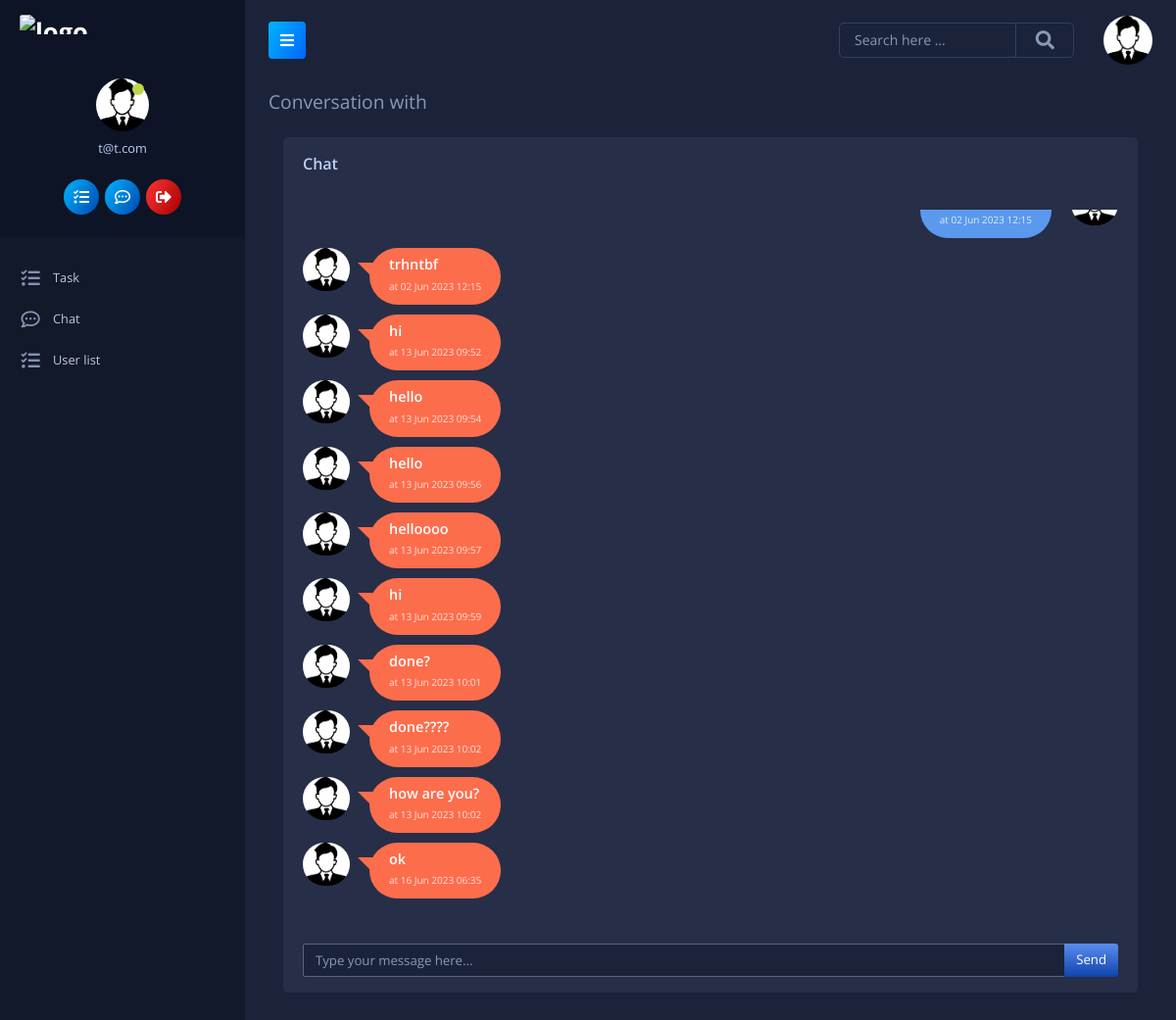
The app's page /conversation/ (signed in) with its own data.
### main/models.py (models this page shows, shortened)
class Message(models.Model):
    sender = models.ForeignKey(
        User,
        on_delete=models.CASCADE,
        related_name='sender')
    receiver = models.ForeignKey(
        User,
        on_delete=models.CASCADE,
        related_name='receiver')
    text = models.TextField(max_length=1000, blank=True, null=True)
    date = models.DateTimeField(auto_now_add=True)
    seen = models.BooleanField(default=False)

### main/views.py (the view)
# urls.py: path('conversation/', views.conversation, name='conversation'),
@login_required(login_url='login')
def conversation(request, id=None):
    if id:
        conversation = Conversation.objects.get(id=id)
    else:
        superuser = User.objects.get(is_superuser=True)
        conversation = Conversation.objects.get_or_create(
            user_one=request.user, user_two=superuser)[0]
    return render(request, 'main/chat.html', {'conversation': conversation})

### main/templates/main/chat.html (shortened to what this page needs)
{% extends 'main/base.html' %}
{% load static %}
{% block content %}
<div class="page-header">
    <ol class="breadcrumb">
        <li class="breadcrumb-item">Conversation with
		</li>
    </ol>
</div>
<div class="container content">
	<div class="row">
		<div class="col-12">
			<div class="card">
				<div class="card-header">Chat</div>
				<div class="card-body height3">
					<ul id="all-chat" class="chat-list hide-scrollbar" style="overflow-y: scroll; height: 55vh;">
						{% for message in conversation.messages.all %}
							{% if message.sender == request.user %}
								<li class="out">
									<div class="chat-img">
										<img alt="Avtar" src="{% static 'images/user.png' %}">
									</div>
									<div class="chat-body">
										<div class="chat-message">
											<p style="font-size: 10px; opacity: .8;">at {{ message.date|date:"d M Y H:i" }}</p>
										</div>
									</div>
								</li>
							{% else %}
								<li class="in">
									<div class="chat-img">
										<img alt="Avtar" src="{% static 'images/user.png' %}">
									</div>
									<div class="chat-body">
										<div class="chat-message">
											<h5>{{ message.text }}</h5>
											<p style="font-size: 10px; opacity: .8;">at {{ message.date|date:"d M Y H:i" }}</p>
										</div>
									</div>
								</li>
							{% endif %}
						{% endfor %}
					</ul>
				</div>
				<div class="card-footer">
					<div class="input-group">
						<input id="text" name="text" class="form-control" placeholder="Type your message here...">
						<span class="input-group-append">
							<button onclick="sendMessage()" class="btn btn-primary" type="button">Send</button>
						</span>
					</div>
				</div>
			</div>
		</div>
	</div>
</div>
{% endblock %}

### main/templates/main/sidebar.html (shortened to what this page needs)
{% load static %}
<nav id="sidebar" class="sidebar-wrapper">
    <div class="sidebar-brand">
        <a href="/" class="logo">
            <img id="large-logo" height="20px" src="{% static 'images/core.png' %}" alt="logo" />
        </a>
    </div>
    <div class="sidebar-user-details" style="overflow-x: hidden;">
        <div class="user-profile">
            <img width="54" height="54" src="{% static 'images/user.png' %}" alt="user" style="border-radius: 50%" />
            <span class="status-label"></span>
        </div>
        <h6 class="profile-name">
            {{ user.username }}
        </h6>
        <div class="profile-actions">
            <a href="/" data-toggle="tooltip" data-placement="top" title="" data-original-title="">
                <i class="fas fa-tasks"></i>
            </a>
            {% if user.is_superuser %}
            <a href="{% url 'conversations' %}">
                <i class="far fa-comment-dots"></i>
            </a>
            {% else %}
            <a href="{% url 'conversation' %}">
                <i class="far fa-comment-dots"></i>
            </a>
            {% endif %}
            <a href="{% url 'logout' %}" class="red" data-toggle="tooltip" data-placement="top" title="" data-original-title="Logout">
                <i class="fas fa-sign-out-alt"></i>
            </a>
        </div>
    </div>
    <div class="sidebar-content">
        <div class="sidebar-menu">
            <ul>
                <li>
                    <a href="/" class="current-page"><i class="fas fa-tasks"></i><span class="menu-text">Task</span></a>
                </li>
                <li>
                    {% if user.is_superuser %}
                    <a href="{% url 'conversations' %}">
                        <i class="far fa-comment-dots"></i>
                        <span class="menu-text">Chat</span>
                    </a>
                    {% else %}
                    <a href="{% url 'conversation' %}">
                        <i class="far fa-comment-dots"></i>
                        <span class="menu-text">Chat</span>
                    </a>
                    {% endif %}
                </li>
                <li>
                    <a href="{% url 'user_list' %}" class="current-page">
                        <i class="fas fa-tasks"></i>
                        <span class="menu-text">User list</span>
                    </a>
                </li>
            </ul>
        </div>
    </div>
</nav>

### main/static/css/chat.css (style rules this page uses)
.chat-list { padding: 0; font-size: .8rem; }
.chat-list li { margin-bottom: 10px; overflow: auto; color: #ffffff; }
.chat-list .chat-img { float: left; width: 48px; }
.chat-list .chat-img img { -webkit-border-radius: 50px; -moz-border-radius: 50px; border-radius: 50px; width: 100%; }
.chat-list .chat-message { -webkit-border-radius: 50px; -moz-border-radius: 50px; border-radius: 50px; background: #fc6d4c; display: inline-block; padding: 10px 20px; position: relative; }
.chat-list .chat-message:before { content: ""; position: absolute; top: 15px; width: 0; height: 0; }
.chat-list .chat-message h5 { margin: 0 0 5px 0; font-weight: 600; line-height: 100%; font-size: .9rem; }
.chat-list .chat-message p { line-height: 18px; margin: 0; padding: 0; }
.chat-list .chat-body { margin-left: 20px; float: left; width: 70%; }
.chat-list .in .chat-message:before { left: -12px; border-bottom: 20px solid transparent; border-right: 20px solid #fc6d4c; }
.chat-list .out .chat-img { float: right; }
.chat-list .out .chat-body { float: right; margin-right: 20px; text-align: right; }
.chat-list .out .chat-message { background: #5a99ee; }
.chat-list .out .chat-message:before { right: -12px; border-bottom: 20px solid transparent; border-left: 20px solid #5a99ee; }

### records on screen
Message: date "02 Jun 2023 12:15"
Message: text "trhntbf", date "02 Jun 2023 12:15"
Message: text "hi", date "13 Jun 2023 09:52"
Message: text "hello", date "13 Jun 2023 09:54"
Message: text "hello", date "13 Jun 2023 09:56"
Message: text "helloooo", date "13 Jun 2023 09:57"
Message: text "hi", date "13 Jun 2023 09:59"
Message: text "done?", date "13 Jun 2023 10:01"
Message: text "done????", date "13 Jun 2023 10:02"
Message: text "how are you?", date "13 Jun 2023 10:02"
Message: text "ok", date "16 Jun 2023 06:35"

### other values on screen
{{ user.username }} "t@t.com"
